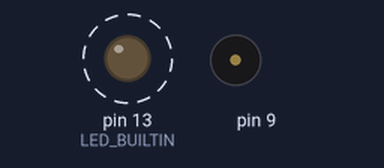
Bench run of a sketch on a simulated Arduino Uno, built with avr-gcc and run on an emulated ATmega328P. Shown: output pins drawn as LEDs (lit = HIGH), buzzer (waves = sounding). Dashed ring = blinking.

Above: at 0.6 s.
Timing chart, 0 to 3.0 s (numbered marks = the images above):
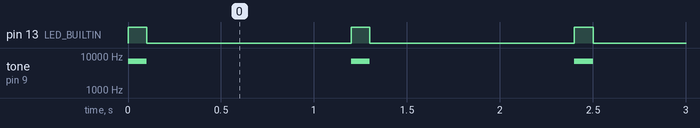

The sketch:

buzzer_2pins.ino
```cpp
int buzzer = 8; // set the buzzer control digital IO pin

void setup() {
	pinMode(buzzer, OUTPUT); // set pin 8 as output
  pinMode(LED_BUILTIN, OUTPUT);
}

void loop() {
	tone(9, 7000, 100);
  digitalWrite(LED_BUILTIN, HIGH);
	delay(100); // delay 1ms
	noTone(buzzer);
  digitalWrite(LED_BUILTIN, LOW);
	delay(100);
	delay(1000);
}
```

Measured:
- by itself, pin 13 (LED_BUILTIN): alternates HIGH for 0.10 s and LOW for 1.1 s
- by itself, tone on pin 9: alternates 7000 Hz for 0.10 s and silent for 1.1 s
